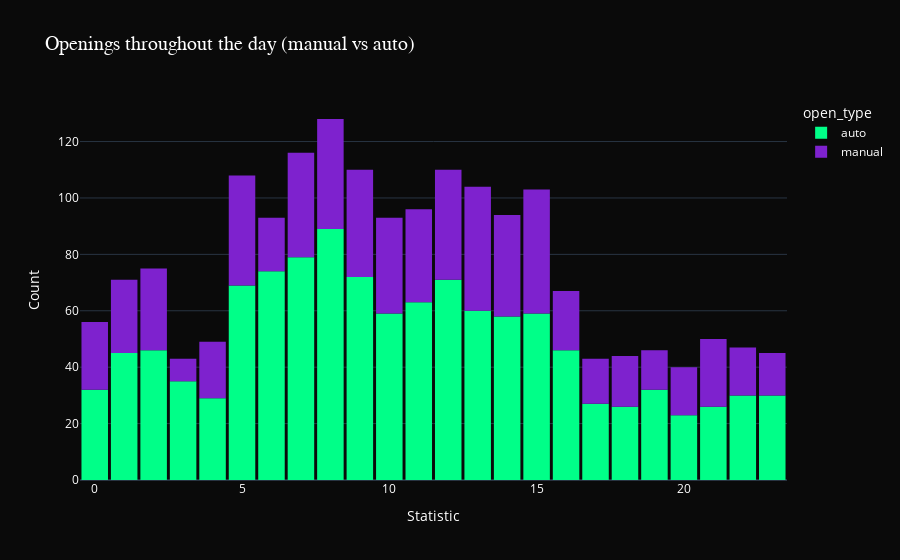

Write notebook code for a chart like this one.
### Code cell
fig = px.histogram(
    epi,
    x="hour",
    color="open_type",
    nbins=24,
    color_discrete_map={"manual": JB_COLORS["manual"], "auto": JB_COLORS["auto"]},
    title="Openings throughout the day (manual vs auto)"
)
update_layout(fig)
fig.update_layout(
    xaxis_title="Statistic",
    yaxis_title="Count",
)
fig.show()

### Figure 1 — Plotly figure (JSON) as saved in the notebook; plotly's stock layout.template omitted (floating-point values rounded to 4 significant figures; data arrays with more than 128 entries replaced by an {"elided": "..."} marker saying what was removed)
{"data": [{"alignmentgroup": "True", "bingroup": "x", "hovertemplate": "open_type=auto<br>hour=%{x}<br>count=%{y}<extra></extra>", "legendgroup": "auto", "marker": {"color": "#00ff88", "pattern": {"shape": ""}}, "name": "auto", "nbinsx": 24, "offsetgroup": "auto", "orientation": "v", "showlegend": true, "x": {"elided": "1180 int values"}, "xaxis": "x", "yaxis": "y", "type": "histogram"}, {"alignmentgroup": "True", "bingroup": "x", "hovertemplate": "open_type=manual<br>hour=%{x}<br>count=%{y}<extra></extra>", "legendgroup": "manual", "marker": {"color": "#7e22ce", "pattern": {"shape": ""}}, "name": "manual", "nbinsx": 24, "offsetgroup": "manual", "orientation": "v", "showlegend": true, "x": {"elided": "651 int values"}, "xaxis": "x", "yaxis": "y", "type": "histogram"}], "layout": {"xaxis": {"anchor": "y", "domain": [0.0, 1.0], "title": {"text": "Statistic"}}, "yaxis": {"anchor": "x", "domain": [0.0, 1.0], "title": {"text": "Count"}}, "legend": {"title": {"text": "open_type"}, "tracegroupgap": 0}, "title": {"text": "Openings throughout the day (manual vs auto)", "font": {"size": 20, "color": "#ffffff", "family": "Poppins"}}, "barmode": "relative", "font": {"color": "#ffffff"}, "bargap": 0.1, "paper_bgcolor": "#0a0a0a", "plot_bgcolor": "#0a0a0a"}}
